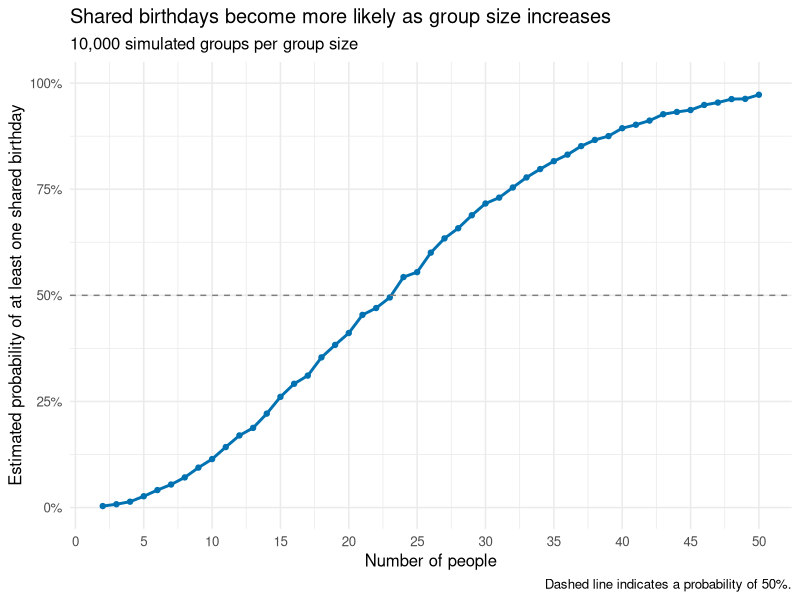

Source code (R): (Note: this script raises an error after producing the figure.)
## ---- chunk 1
library(tidyverse)

knitr::opts_chunk$set(
  echo = TRUE,
  message = FALSE,
  warning = FALSE,
  fig.width = 8,
  fig.height = 5
)

theme_set(theme_minimal(base_size = 12))
## ---- chunk 2
shared_birthday = function(group_size) {

  birthdays = sample(
    x = 1:365,
    size = group_size,
    replace = TRUE
  )

  any(duplicated(birthdays))
}
## ---- chunk 3
set.seed(2153)

birthday_results_df =
  expand_grid(
    group_size = 2:50,
    iteration = 1:10000
  ) |>
  mutate(
    shared = map_lgl(group_size, shared_birthday)
  )

birthday_probability_df =
  birthday_results_df |>
  group_by(group_size) |>
  summarize(
    probability = mean(shared),
    .groups = "drop"
  )
## ---- chunk 4
birthday_probability_df |>
  ggplot(aes(x = group_size, y = probability)) +
  geom_line(color = "#0072B2", linewidth = 1) +
  geom_point(color = "#0072B2", size = 1.5) +
  geom_hline(
    yintercept = 0.5,
    linetype = "dashed",
    color = "gray50"
  ) +
  scale_x_continuous(breaks = seq(0, 50, 5)) +
  scale_y_continuous(
    labels = scales::label_percent(),
    limits = c(0, 1)
  ) +
  labs(
    title = "Shared birthdays become more likely as group size increases",
    subtitle = "10,000 simulated groups per group size",
    x = "Number of people",
    y = "Estimated probability of at least one shared birthday",
    caption = "Dashed line indicates a probability of 50%."
  )
## ---- chunk 5
participant_files_df =
  tibble(
    file_name = list.files(
      path = "data",
      pattern = "^(con|exp)_[0-9]+\\.csv$"
    )
  ) |>
  mutate(
    path = str_c("data/", file_name),
    observations = map(path, read_csv, show_col_types = FALSE)
  )

participant_files_df
## ---- chunk 6
longitudinal_df =
  participant_files_df |>
  select(file_name, observations) |>
  mutate(
    participant = str_remove(file_name, "\\.csv$")
  ) |>
  separate(
    participant,
    into = c("arm", "subject_id"),
    sep = "_",
    remove = FALSE
  ) |>
  mutate(
    arm = recode(
      arm,
      con = "Control",
      exp = "Experimental"
    )
  ) |>
  unnest(cols = observations) |>
  pivot_longer(
    cols = starts_with("week_"),
    names_to = "week",
    names_prefix = "week_",
    values_to = "outcome"
  ) |>
  mutate(week = as.integer(week)) |>
  select(participant, subject_id, arm, week, outcome)

longitudinal_df
## ---- chunk 7
longitudinal_df |>
  ggplot(
    aes(
      x = week,
      y = outcome,
      group = participant,
      color = arm
    )
  ) +
  geom_line(alpha = 0.7, linewidth = 0.7) +
  geom_point(size = 1.5, alpha = 0.8) +
  facet_grid(. ~ arm) +
  scale_x_continuous(breaks = 1:8) +
  scale_color_manual(
    values = c(
      "Control" = "#0072B2",
      "Experimental" = "#D55E00"
    )
  ) +
  labs(
    title = "Participant outcomes over eight weeks",
    subtitle = "Each line represents one participant",
    x = "Week",
    y = "Outcome"
  ) +
  theme(legend.position = "none")
